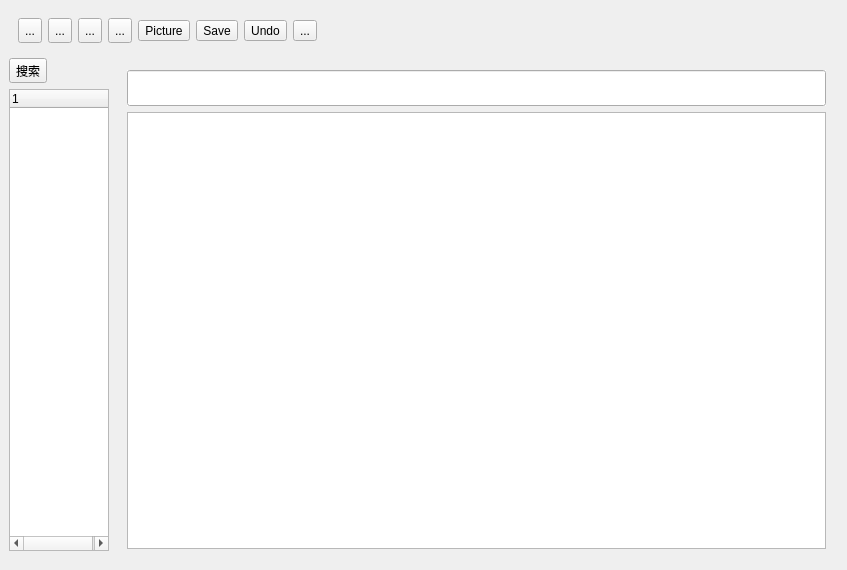
<?xml version="1.0" encoding="UTF-8"?>
<ui version="4.0">
 <class>MainWindow</class>
 <widget class="QMainWindow" name="MainWindow">
  <property name="geometry">
   <rect>
    <x>0</x>
    <y>0</y>
    <width>847</width>
    <height>570</height>
   </rect>
  </property>
  <property name="windowTitle">
   <string>MainWindow</string>
  </property>
  <widget class="QWidget" name="centralwidget">
   <layout class="QVBoxLayout" name="verticalLayout_2">
    <item>
     <widget class="QWidget" name="titleBar" native="true">
      <property name="minimumSize">
       <size>
        <width>0</width>
        <height>40</height>
       </size>
      </property>
      <layout class="QHBoxLayout" name="horizontalLayout">
       <item>
        <widget class="QToolButton" name="boldBtn">
         <property name="minimumSize">
          <size>
           <width>0</width>
           <height>25</height>
          </size>
         </property>
         <property name="layoutDirection">
          <enum>Qt::LeftToRight</enum>
         </property>
         <property name="text">
          <string>...</string>
         </property>
         <property name="checkable">
          <bool>true</bool>
         </property>
         <property name="checked">
          <bool>false</bool>
         </property>
         <property name="popupMode">
          <enum>QToolButton::DelayedPopup</enum>
         </property>
        </widget>
       </item>
       <item>
        <widget class="QToolButton" name="italicBtn">
         <property name="minimumSize">
          <size>
           <width>0</width>
           <height>25</height>
          </size>
         </property>
         <property name="text">
          <string>...</string>
         </property>
         <property name="checkable">
          <bool>true</bool>
         </property>
        </widget>
       </item>
       <item>
        <widget class="QToolButton" name="underlineBtn">
         <property name="minimumSize">
          <size>
           <width>0</width>
           <height>25</height>
          </size>
         </property>
         <property name="text">
          <string>...</string>
         </property>
         <property name="checkable">
          <bool>true</bool>
         </property>
        </widget>
       </item>
       <item>
        <widget class="QToolButton" name="colorBtn">
         <property name="minimumSize">
          <size>
           <width>0</width>
           <height>25</height>
          </size>
         </property>
         <property name="text">
          <string>...</string>
         </property>
        </widget>
       </item>
       <item>
        <widget class="QToolButton" name="pictureBtn">
         <property name="text">
          <string>Picture</string>
         </property>
        </widget>
       </item>
       <item>
        <widget class="QToolButton" name="saveBtn">
         <property name="text">
          <string>Save</string>
         </property>
        </widget>
       </item>
       <item>
        <widget class="QToolButton" name="undoBtn">
         <property name="text">
          <string>Undo</string>
         </property>
        </widget>
       </item>
       <item>
        <widget class="QToolButton" name="toolButton_4">
         <property name="text">
          <string>...</string>
         </property>
        </widget>
       </item>
       <item>
        <spacer name="titleBarSpacer">
         <property name="orientation">
          <enum>Qt::Horizontal</enum>
         </property>
         <property name="sizeHint" stdset="0">
          <size>
           <width>40</width>
           <height>20</height>
          </size>
         </property>
        </spacer>
       </item>
      </layout>
     </widget>
    </item>
    <item>
     <widget class="QWidget" name="mainPage" native="true">
      <layout class="QHBoxLayout" name="horizontalLayout_2">
       <property name="leftMargin">
        <number>0</number>
       </property>
       <property name="topMargin">
        <number>0</number>
       </property>
       <property name="rightMargin">
        <number>0</number>
       </property>
       <property name="bottomMargin">
        <number>0</number>
       </property>
       <item>
        <widget class="QWidget" name="leftBar" native="true">
         <property name="minimumSize">
          <size>
           <width>0</width>
           <height>0</height>
          </size>
         </property>
         <property name="maximumSize">
          <size>
           <width>100</width>
           <height>16777215</height>
          </size>
         </property>
         <layout class="QVBoxLayout" name="verticalLayout">
          <property name="leftMargin">
           <number>0</number>
          </property>
          <property name="topMargin">
           <number>0</number>
          </property>
          <property name="rightMargin">
           <number>0</number>
          </property>
          <property name="bottomMargin">
           <number>0</number>
          </property>
          <item>
           <widget class="QToolButton" name="searchBtn">
            <property name="text">
             <string>搜索</string>
            </property>
           </widget>
          </item>
          <item>
           <widget class="QTreeWidget" name="treeWidget">
            <property name="maximumSize">
             <size>
              <width>16777215</width>
              <height>16777215</height>
             </size>
            </property>
            <column>
             <property name="text">
              <string notr="true">1</string>
             </property>
            </column>
           </widget>
          </item>
          <item>
           <spacer name="verticalSpacer">
            <property name="orientation">
             <enum>Qt::Vertical</enum>
            </property>
            <property name="sizeType">
             <enum>QSizePolicy::Minimum</enum>
            </property>
            <property name="sizeHint" stdset="0">
             <size>
              <width>18</width>
              <height>10</height>
             </size>
            </property>
           </spacer>
          </item>
         </layout>
        </widget>
       </item>
       <item>
        <widget class="QWidget" name="editWidget" native="true">
         <layout class="QVBoxLayout" name="verticalLayout_3">
          <property name="spacing">
           <number>-1</number>
          </property>
          <property name="leftMargin">
           <number>12</number>
          </property>
          <property name="topMargin">
           <number>12</number>
          </property>
          <property name="rightMargin">
           <number>12</number>
          </property>
          <property name="bottomMargin">
           <number>12</number>
          </property>
          <item>
           <widget class="QLineEdit" name="titleLineEdit">
            <property name="enabled">
             <bool>true</bool>
            </property>
            <property name="minimumSize">
             <size>
              <width>0</width>
              <height>35</height>
             </size>
            </property>
            <property name="font">
             <font>
              <pointsize>18</pointsize>
             </font>
            </property>
            <property name="contextMenuPolicy">
             <enum>Qt::DefaultContextMenu</enum>
            </property>
            <property name="autoFillBackground">
             <bool>true</bool>
            </property>
           </widget>
          </item>
          <item>
           <widget class="QTextEdit" name="textEdit">
            <property name="autoFillBackground">
             <bool>false</bool>
            </property>
            <property name="styleSheet">
             <string notr="true"/>
            </property>
           </widget>
          </item>
         </layout>
        </widget>
       </item>
      </layout>
     </widget>
    </item>
   </layout>
  </widget>
 </widget>
 <resources/>
 <connections/>
</ui>
